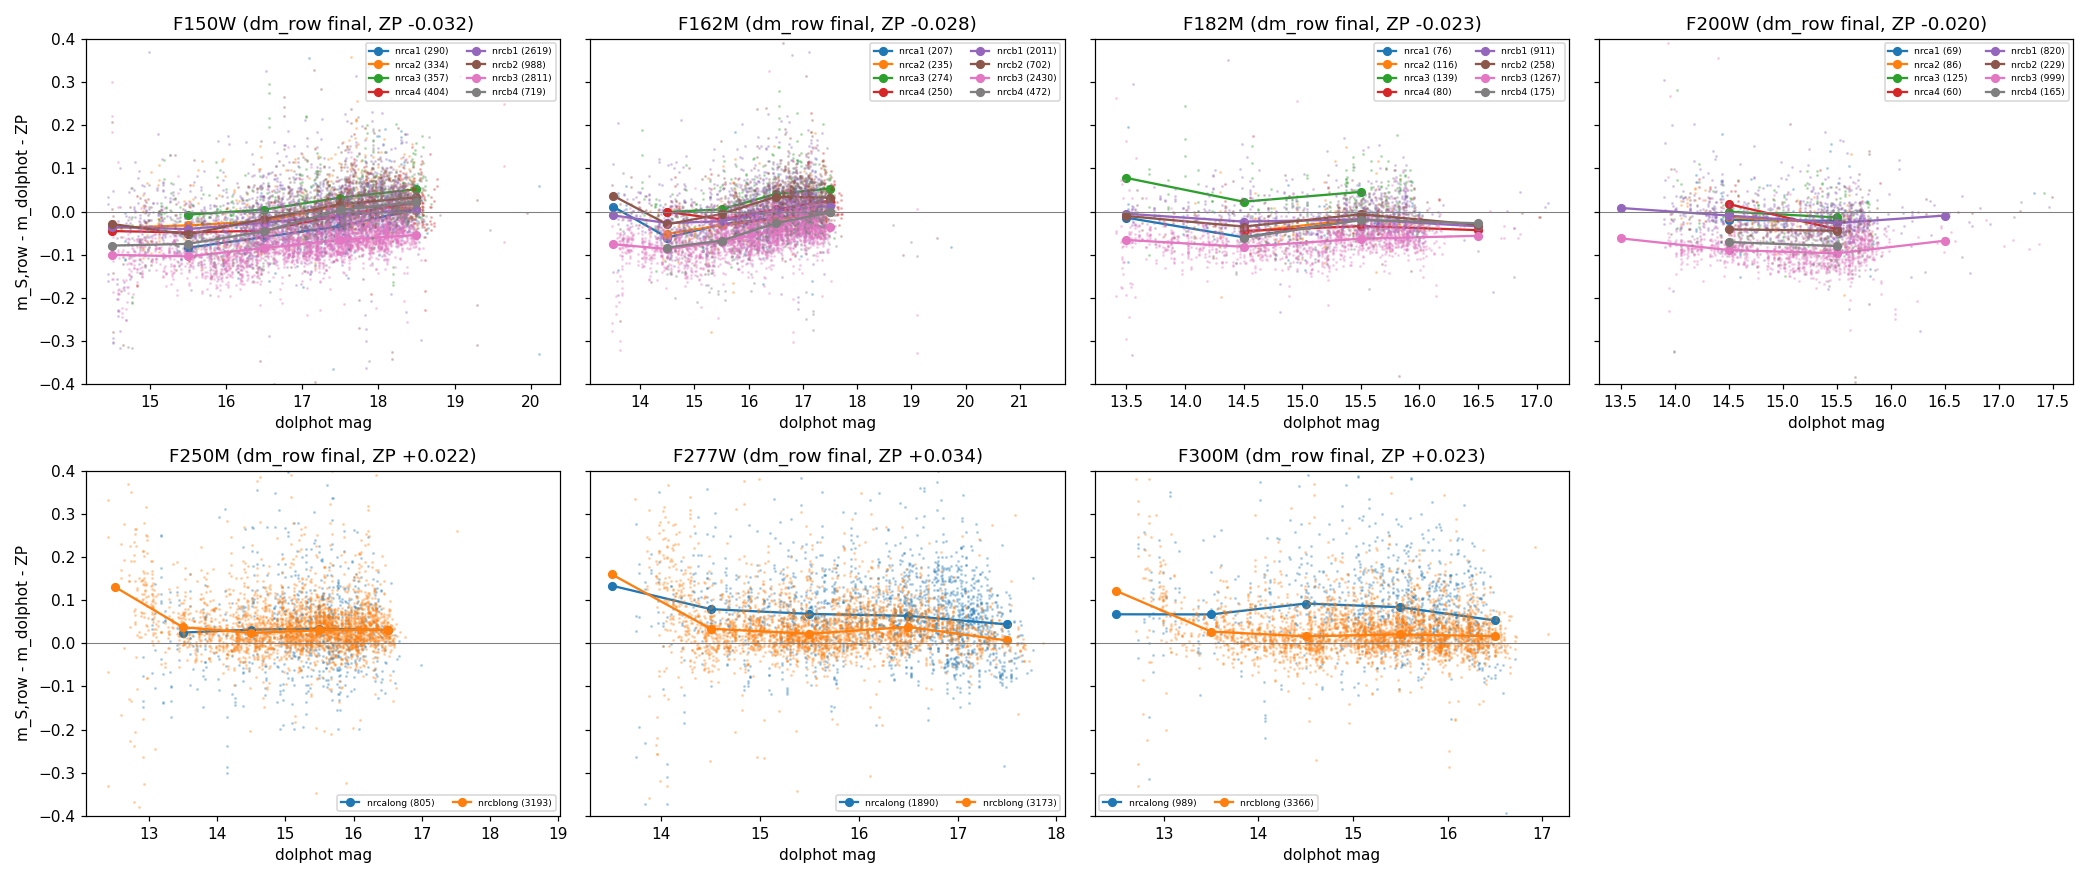

Here is the Python script that generated this plot:
"""Per-detector split of the satstar (and daophot) fluxes against dolphot.
Usage: nice -19 python -u ovlscale_det.py   (reads the ovlscale caches and matched_Q_main2.fits; writes ovlscale_det_results.json,
ovlscale_det_tables.md, ovlscale_det.png in this directory).
dm_row = m_row + c_b - m_dolphot - ZP_b.  ZP_b is analyze.py's ZP for main2 (same function, read-only import).  c_b converts the
AB magnitude computed here from a per-frame flux_fit to the magnitude system of the merged catalog: median over replaced stars of
(our_<band> - m_satstar_median) (includes the constant +0.007/+0.003 and any Vega/AB offset)."""
import sys
import json
import numpy as np
from astropy.table import Table
from scipy.spatial import cKDTree
import matplotlib
matplotlib.use('Agg')
import matplotlib.pyplot as plt
sys.path.insert(0, '/orange/adamginsburg/jwst/wd2/dolphot_benchmark/Q_integ')
sys.argv = sys.argv[:1]
import analyze as an
import ovlscale as o

OUT = o.OUT
BANDS = ['F150W', 'F162M', 'F182M', 'F200W', 'F250M', 'F277W', 'F300M']
REFDET = {'F': 'nrcb1'}


def mad(v):
    return o.mad(v)


def main():
    an.ZPWIN.update(an.zp_windows())
    A = an.Arm('main2')
    m = A.m
    mra = np.asarray(m['RA'], float)
    mdec = np.asarray(m['DEC'], float)
    res = {}
    L = []
    fig, axs = plt.subplots(2, 4, figsize=(19, 8), sharey=True)
    axs = axs.ravel()
    dcol = {}
    for bi, band in enumerate(BANDS):
        bb = band[1:]
        S, D, pixsr = o.load_band(band)
        ra0, dec0 = np.median(D['ra']), np.median(D['dec'])
        sxy = o.sky_xy(S['ra'], S['dec'], ra0, dec0)
        lab = o.fof(sxy, o.RADIUS)
        nst = lab.max() + 1
        cen = np.array([np.median(sxy[lab == k], axis=0) for k in range(nst)])
        fmed = np.array([np.nanmedian(S['flux'][lab == k]) for k in range(nst)])
        ref = A.ref[bb]
        ok = A.matched & np.isfinite(ref) & np.isfinite(A.our[bb])
        mxy = o.sky_xy(mra, mdec, ra0, dec0)
        tree = cKDTree(mxy[ok])
        okidx = np.where(ok)[0]
        dist, j = tree.query(cen)
        good = dist < 0.1
        star_m = okidx[j]
        # calibration constant c_b on replaced stars
        rep = A.rep[bb][star_m] & good
        mS_star = o.mag(fmed, pixsr)
        cb = float(np.nanmedian(A.our[bb][star_m][rep] - mS_star[rep])) if rep.sum() else np.nan
        cb_sd = float(mad(A.our[bb][star_m][rep] - mS_star[rep])) if rep.sum() else np.nan
        zp = A.zp[bb]
        # per S row
        rowstar = lab
        rgood = good[rowstar]
        rref = ref[star_m[rowstar]]
        out = {}
        for kk, key in (('final', 'flux'), ('precap', 'precap'), ('raw', 'raw')):
            out[kk] = o.mag(S[key], pixsr) + cb - rref - zp
        det = S['det']
        sel = rgood & np.isfinite(out['final']) & np.isfinite(rref)
        dets = sorted(set(det[sel].tolist()))
        r = dict(cb=cb, cb_scatter_MAD=cb_sd, zp=float(zp), zpwin=A and an.ZPWIN.get(bb), n_rows=int(sel.sum()),
                 n_stars=int(len(np.unique(rowstar[sel]))), n_stars_total=int(nst))
        r['overall'] = {kk: (float(np.median(out[kk][sel])), float(mad(out[kk][sel]))) for kk in out}
        # star-level (median over rows) check against analyze
        r['per_det'] = {}
        for d in dets:
            s = sel & (det == d)
            r['per_det'][d] = dict(n_rows=int(s.sum()), n_stars=int(len(np.unique(rowstar[s]))),
                                   **{kk: (float(np.median(out[kk][s])), float(mad(out[kk][s]))) for kk in out},
                                   median_dolphot_mag=float(np.median(rref[s])),
                                   cap_frac=float(np.mean(S['raw'][s] < 0.999 * S['precap'][s])),
                                   cap_dmag_med=float(np.median(o.mag(S['raw'][s], pixsr) - o.mag(S['precap'][s], pixsr))),
                                   wing_med=float(np.median(S['wing'][s])), wing_n1=float(np.mean(S['wing'][s] == 1.0)),
                                   area_med=float(np.median(S['area'][s])),
                                   final_over_raw_mag=float(np.median(o.mag(S['flux'][s], pixsr) - o.mag(S['raw'][s], pixsr))))
        # magnitude bins (1 mag)
        lo, hi = np.floor(np.nanmin(rref[sel])), np.ceil(np.nanmax(rref[sel]))
        edges = np.arange(lo, hi + 1, 1.0)
        r['bins'] = {}
        for d in dets:
            for e0, e1 in zip(edges[:-1], edges[1:]):
                s = sel & (det == d) & (rref >= e0) & (rref < e1)
                if s.sum() >= 5:
                    r['bins'].setdefault(d, []).append([float(e0), float(e1), int(s.sum())] +
                                                      [x for kk in ('final', 'precap', 'raw')
                                                       for x in (float(np.median(out[kk][s])), float(mad(out[kk][s])))])
        # equalised medians
        refd = 'nrcb1' if 'nrcb1' in dets else ('nrcblong' if 'nrcblong' in dets else dets[0])
        offs = {d: r['per_det'][d]['final'][0] for d in dets}
        eq = out['final'][sel] - np.array([offs[d] - offs[refd] for d in det[sel]])
        eq0 = out['final'][sel] - np.array([offs[d] for d in det[sel]])
        r['equalised'] = dict(ref_det=refd, median_to_ref=float(np.median(eq)), median_to_zero=float(np.median(eq0)),
                              overall=float(np.median(out['final'][sel])),
                              spread_det_offsets=float(np.std(list(offs.values()))))
        # rows weights: per-star median dm star-level
        # control: daophot rows vs dolphot for unsaturated stars in the ZP window
        lo_z, hi_z = an.ZPWIN.get(bb, (0, 19))
        dxy = o.sky_xy(D['ra'], D['dec'], ra0, dec0)
        dd, dj = tree.query(dxy)
        dgood = (dd < 0.1)
        sm = okidx[dj]
        dref = ref[sm]
        unsat_star = ~A.rep[bb][sm] & ~A.sat[bb][sm]
        dsel = (dgood & (D['flags'] == 0) & ~D['forced'] & ~D['sat5'] & np.isfinite(D['flux']) & (D['flux'] > 0) & unsat_star
                & (dref >= lo_z) & (dref < hi_z))
        dmD = o.mag(D['flux'], pixsr) + cb - dref - zp
        r['control'] = {}
        for d in sorted(set(D['det'][dsel].tolist())):
            s = dsel & (D['det'] == d)
            r['control'][d] = (int(s.sum()), float(np.median(dmD[s])), float(mad(dmD[s])))
        r['control_all'] = (int(dsel.sum()), float(np.median(dmD[dsel])), float(mad(dmD[dsel])))
        # control restricted to the satstar magnitude range (dolphot mag within the S-row range of this band)
        res[band] = r
        print(band, r['n_rows'], r['n_stars'], 'cb', cb, 'zp', zp, r['overall'], flush=True)
        # figure
        ax = axs[bi]
        cm = plt.get_cmap('tab10')
        for ci, d in enumerate(dets):
            s = sel & (det == d)
            ax.plot(rref[s], out['final'][s], '.', ms=2, color=cm(ci), alpha=0.25)
            for bn in r['bins'].get(d, []):
                pass
            if d in r['bins']:
                xs = [(b_[0] + b_[1]) / 2 for b_ in r['bins'][d]]
                ax.plot(xs, [b_[3] for b_ in r['bins'][d]], '-o', color=cm(ci), ms=5, lw=1.5, label=f"{d} ({r['per_det'][d]['n_rows']})")
        ax.axhline(0, color='gray', lw=0.7)
        ax.set_ylim(-0.4, 0.4)
        ax.set_title(f'{band} (dm_row final, ZP {zp:+.3f})')
        ax.set_xlabel('dolphot mag')
        ax.legend(fontsize=6, ncol=2)
        if bi in (0, 4):
            ax.set_ylabel('m_S,row - m_dolphot - ZP')
    axs[-1].axis('off')
    fig.tight_layout()
    fig.savefig(f'{OUT}/ovlscale_det.png', dpi=110)
    json.dump(res, open(f'{OUT}/ovlscale_det_results.json', 'w'), indent=1, default=lambda x: x.item() if hasattr(x, 'item') else str(x))
    f = lambda x: f'{x:+.3f}'
    for band, r in res.items():
        L.append(f"\n#### {band}: ZP {r['zp']:+.3f}, c_b {r['cb']:+.4f} (MAD {r['cb_scatter_MAD']:.3f}); {r['n_rows']} S rows of {r['n_stars']} dolphot-matched stars ({r['n_stars_total']} S clusters)")
        L.append(f"Overall median dm_row final/precap/raw: " + ' / '.join(f"{f(r['overall'][k][0])} (MAD {r['overall'][k][1]:.3f})" for k in ('final', 'precap', 'raw')))
        e = r['equalised']
        L.append(f"Equalised to {e['ref_det']}: {f(e['median_to_ref'])}; equalised to zero per detector: {f(e['median_to_zero'])}; spread (sd) of detector offsets {e['spread_det_offsets']:.3f}")
        L.append('\n| detector | N rows | N stars | median dolphot mag | final | precap | raw | cap binds (frac) | cap dmag | wing ratio med | final-raw (mag) | sat_area med |')
        L.append('|---|---|---|---|---|---|---|---|---|---|---|---|')
        for d, q in r['per_det'].items():
            L.append(f"| {d} | {q['n_rows']} | {q['n_stars']} | {q['median_dolphot_mag']:.1f} | {f(q['final'][0])} ({q['final'][1]:.3f}) | {f(q['precap'][0])} | {f(q['raw'][0])} | "
                     f"{q['cap_frac']:.2f} | {f(q['cap_dmag_med'])} | {q['wing_med']:.3f} | {f(q['final_over_raw_mag'])} | {q['area_med']:.0f} |")
        L.append('\nBins (dolphot mag, 1 mag): median (MAD) [N] final | precap | raw\n')
        L.append('| detector | bin | N | final | precap | raw |')
        L.append('|---|---|---|---|---|---|')
        for d, bl in r['bins'].items():
            for b_ in bl:
                L.append(f"| {d} | {b_[0]:.0f}-{b_[1]:.0f} | {b_[2]} | {f(b_[3])} ({b_[4]:.3f}) | {f(b_[5])} ({b_[6]:.3f}) | {f(b_[7])} ({b_[8]:.3f}) |")
        L.append(f"\nControl, daophot rows vs dolphot (unreplaced unsaturated stars in the ZP window, dolphot mag {an.ZPWIN.get(band[1:], (0, 19))[0]:.1f}-{an.ZPWIN.get(band[1:], (0, 19))[1]:.1f}; flags 0, no DQ saturation): all {f(r['control_all'][1])} (N {r['control_all'][0]}); " +
                 ', '.join(f"{d} {f(v[1])} [{v[0]}]" for d, v in r['control'].items()))
    open(f'{OUT}/ovlscale_det_tables.md', 'w').write('\n'.join(L) + '\n')


if __name__ == '__main__':
    main()
